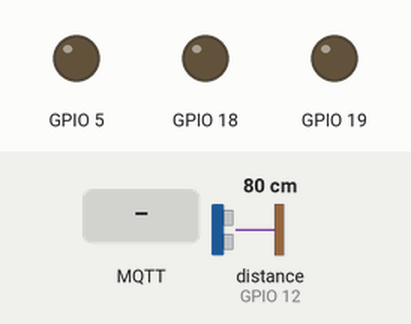
This program was run on a simulated ESP32. On the bench: output pins drawn as LEDs (lit = HIGH). Wiring (inferred from the names in the program): ultrasonic range finder: trigger GPIO 14; echo GPIO 12. Dashed ring = blinking. Inputs (shaded band) come from the test bench; at power-on: distance to the obstacle (sensor on GPIO 12) 80 cm. The echo pulse lasts 58.3 µs per cm; WiFi joins after 1.5 s; servers stay silent unless stated; random numbers use the default seed unless the program sets one; no MQTT or app messages arrive unless stated; pins used as bus, display or sensor lines are not drawn; what the program prints to the serial monitor is not drawn.

Above: at 2.7 s.
2.8 s: MQTT message "DANGER" arrives on the first subscribed topic
At 3.46 s:
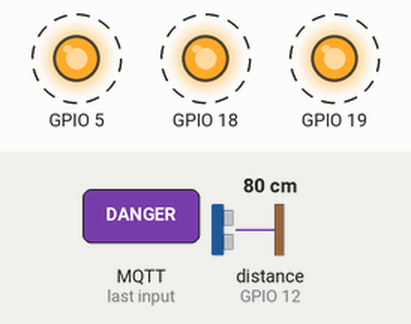
5.8 s: MQTT message "GREEN" arrives on the first subscribed topic
At 6.4 s:
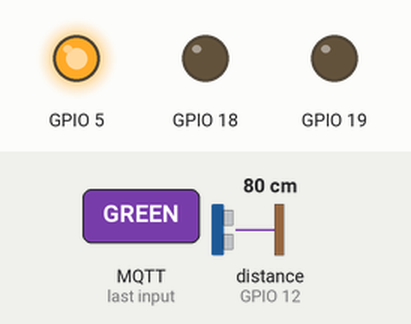
7.4 s: MQTT message "YELLOW" arrives on the first subscribed topic
At 8.6 s:
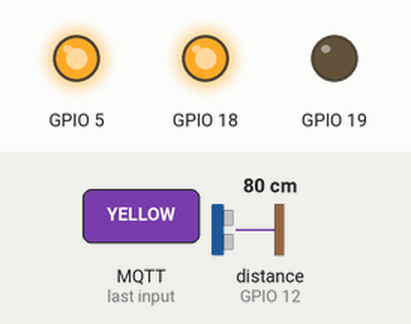
Timing chart, 0 to 10.4 s (numbered marks = the images above; inputs shaded):
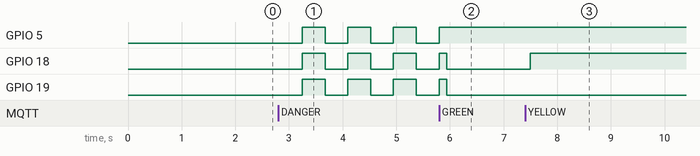

Measured:
- after the input at 2.8 s, GPIO 5, GPIO 18, GPIO 19: alternates HIGH for 0.42 s and LOW for 0.42 s, starting after 0.45 s
- after the input at 7.4 s, GPIO 18: LOW → HIGH after 0.09 s

The program:

main.cpp
```cpp
#include <Arduino.h>
#include "LEDController.h"
#include "UltrasonicSensor.h"
#include "WiFiManager.h"
#include "MQTTManager.h"

// Pines (ajusta si necesitas)
#define TRIG 14
#define ECHO 12

#define LED_R 19
#define LED_Y 18
#define LED_G 5

WiFiManager wifi("Galaxy A316AF1", "patatata");
MQTTManager mqtt("broker.hivemq.com", 1883);
/// ver informacion del sensor topic: casa/sensor/distancia
/// control de actuadores topic: casa/led/control


LEDController led(LED_R, LED_Y, LED_G);
UltrasonicSensor sensor(TRIG, ECHO);

unsigned long lastMsg = 0;

void callback(char* topic, byte* payload, unsigned int length) {

    Serial.println("📩 CALLBACK ACTIVADO");

    String message = "";

    for (int i = 0; i < length; i++) {
        message += (char)payload[i];
    }

    Serial.print("Mensaje recibido: ");
    Serial.println(message);

    // 🔥 CONTROL DE LEDs
    if (message == "GREEN") {
        led.setMode(GREEN);
    }
    else if (message == "YELLOW") {
        led.setMode(YELLOW);
    }
    else if (message == "RED") {
        led.setMode(RED);
    }
    else if (message == "DANGER") {
        led.setMode(DANGER);
    }
}

void setup() {
    Serial.begin(115200);

    led.init();
    sensor.init();

    wifi.connect();
    mqtt.init();
    mqtt.connect(); // 🔥 importante

    mqtt.setCallback(callback);
    mqtt.subscribe("casa/led/control");
}

void loop() {

    wifi.reconnect();
    mqtt.loop();

    long distancia = sensor.medir();

    Serial.print("Distancia: ");
    Serial.println(distancia);

    // 📤 Publicar cada 1s
    if (distancia > 0 && millis() - lastMsg > 1000) {
        lastMsg = millis();

        String msg = String(distancia);
        mqtt.publish("casa/sensor/distancia", msg.c_str());
    }

    led.update();
}
```

LEDController.cpp
```cpp
#include "LEDController.h"

LEDController::LEDController(int r, int y, int g)
    : redPin(r), yellowPin(y), greenPin(g),
      currentMode(OFF), lastBlink(0), blinkState(false) {}

void LEDController::init() {
    pinMode(redPin, OUTPUT);
    pinMode(yellowPin, OUTPUT);
    pinMode(greenPin, OUTPUT);

    digitalWrite(redPin, LOW);
    digitalWrite(yellowPin, LOW);
    digitalWrite(greenPin, LOW);
}

// Configura modo
void LEDController::setMode(Mode mode) {

    currentMode = mode;

    switch(mode) {

        case GREEN:
            digitalWrite(greenPin, HIGH);
            digitalWrite(yellowPin, LOW);
            digitalWrite(redPin, LOW);
            break;

        case YELLOW:
            digitalWrite(greenPin, HIGH);
            digitalWrite(yellowPin, HIGH);
            digitalWrite(redPin, LOW);
            break;

        case RED:
            digitalWrite(greenPin, HIGH);
            digitalWrite(yellowPin, HIGH);
            digitalWrite(redPin, HIGH);
            break;

        case DANGER:
            lastBlink = millis();
            blinkState = false;
            break;

        case OFF:
            digitalWrite(greenPin, LOW);
            digitalWrite(yellowPin, LOW);
            digitalWrite(redPin, LOW);
            break;
    }
}

// Se llama en loop()
void LEDController::update() {

    if (currentMode == DANGER) {

        if (millis() - lastBlink > 300) {
            lastBlink = millis();
            blinkState = !blinkState;

            digitalWrite(redPin, blinkState);
            digitalWrite(yellowPin, blinkState);
            digitalWrite(greenPin, blinkState);
        }
    }
}

Mode LEDController::stringToMode(const String& msg) {

    if (msg == "GREEN") return GREEN;
    if (msg == "YELLOW") return YELLOW;
    if (msg == "RED") return RED;
    if (msg == "DANGER") return DANGER;

    return OFF;
}
```

LEDController.h
```cpp
#pragma once
#include <Arduino.h>

enum Mode {
    OFF,
    GREEN,
    YELLOW,
    RED,
    DANGER
};

class LEDController {
private:
    int redPin;
    int yellowPin;
    int greenPin;

    Mode currentMode;
    unsigned long lastBlink;
    bool blinkState;

public:
    LEDController(int r, int y, int g);

    void init();
    void setMode(Mode mode);
    void update(); // para parpadeo

    static Mode stringToMode(const String& msg);
};
```

MQTTManager.cpp
```cpp
#include "MQTTManager.h"

MQTTManager::MQTTManager(const char* server, int port)
    : server(server), port(port), client(espClient) {}

void MQTTManager::init() {
    client.setServer(server, port);
}

void MQTTManager::connect() {

    if (client.connected()) return;

    Serial.print("Conectando a MQTT...");

    String clientId = "ESP32_LUIS_";
    clientId += String(random(0xffff), HEX);

    if (client.connect(clientId.c_str())) {
        Serial.println("conectado");

        client.subscribe("casa/led/control");

    } else {
        Serial.print("Error: ");
        Serial.println(client.state());
    }
}

void MQTTManager::loop() {

    if (!client.connected()) {
        connect();
    }

    client.loop();
}

void MQTTManager::publish(const char* topic, const char* message) {
    client.publish(topic, message);
}

void MQTTManager::setCallback(void (*callback)(char*, byte*, unsigned int)) {
    client.setCallback(callback);
}

void MQTTManager::subscribe(const char* topic) {
    client.subscribe(topic);
}
```

MQTTManager.h
```cpp
#pragma once
#include <PubSubClient.h>
#include <WiFi.h>

class MQTTManager {
private:
    const char* server;
    int port;

    WiFiClient espClient;
    PubSubClient client;

public:
    MQTTManager(const char* server, int port);

    void init();
    void connect();
    void loop();

    void publish(const char* topic, const char* message);

    void setCallback(void (*callback)(char*, byte*, unsigned int));
    void subscribe(const char* topic);
};
```

UltrasonicSensor.cpp
```cpp
#include "UltrasonicSensor.h"

UltrasonicSensor::UltrasonicSensor(int trig, int echo)
    : trigPin(trig), echoPin(echo) {}

void UltrasonicSensor::init() {
    pinMode(trigPin, OUTPUT);
    pinMode(echoPin, INPUT);
}

// Medición simple (básica)
float UltrasonicSensor::medirSimple() {
    digitalWrite(trigPin, LOW);
    delayMicroseconds(3);

    digitalWrite(trigPin, HIGH);
    delayMicroseconds(10);
    digitalWrite(trigPin, LOW);

    long duracion = pulseIn(echoPin, HIGH, 30000);

    if (duracion == 0) return -1;

    float distancia = (duracion * 0.0343) / 2;
    return distancia;
}

// Ordenamiento (bubble sort)
void UltrasonicSensor::ordenar(float arr[], int n) {
    for (int i = 0; i < n - 1; i++) {
        for (int j = 0; j < n - i - 1; j++) {
            if (arr[j] > arr[j + 1]) {
                float temp = arr[j];
                arr[j] = arr[j + 1];
                arr[j + 1] = temp;
            }
        }
    }
}

// Medición robusta (MEJORADA)
long UltrasonicSensor::medir() {

    const int muestras = 7;
    float valores[muestras];
    int validas = 0;

    for (int i = 0; i < muestras; i++) {

        float d = medirSimple();

        if (d > 0 && d < 400) {
            valores[validas++] = d;
        }

        delay(15);
    }

    if (validas == 0) return -1;

    ordenar(valores, validas);

    float mediana = valores[validas / 2];

    return (long)mediana;
}
```

UltrasonicSensor.h
```cpp
#pragma once
#include <Arduino.h>

class UltrasonicSensor {
private:
    int trigPin;
    int echoPin;

    float medirSimple();
    void ordenar(float arr[], int n);

public:
    UltrasonicSensor(int trig, int echo);
    void init();
    long medir(); // ahora usa mediana
};
```

WiFiManager.cpp
```cpp
#include "WiFiManager.h"

WiFiManager::WiFiManager(const char* ssid, const char* password)
    : ssid(ssid), password(password) {}

void WiFiManager::connect() {
    WiFi.begin(ssid, password);
    Serial.print("Conectando WiFi");

    while (WiFi.status() != WL_CONNECTED) {
        delay(500);
        Serial.print(".");
    }

    Serial.println("\nWiFi conectado");
}

void WiFiManager::reconnect() {
    if (WiFi.status() != WL_CONNECTED) {
        Serial.println("Reconectando WiFi...");
        connect();
    }
}

bool WiFiManager::isConnected() {
    return WiFi.status() == WL_CONNECTED;
}
```

WiFiManager.h
```cpp
#pragma once
#include <WiFi.h>

class WiFiManager {
private:
    const char* ssid;
    const char* password;

public:
    WiFiManager(const char* ssid, const char* password);

    void connect();
    void reconnect();
    bool isConnected();
};
```
